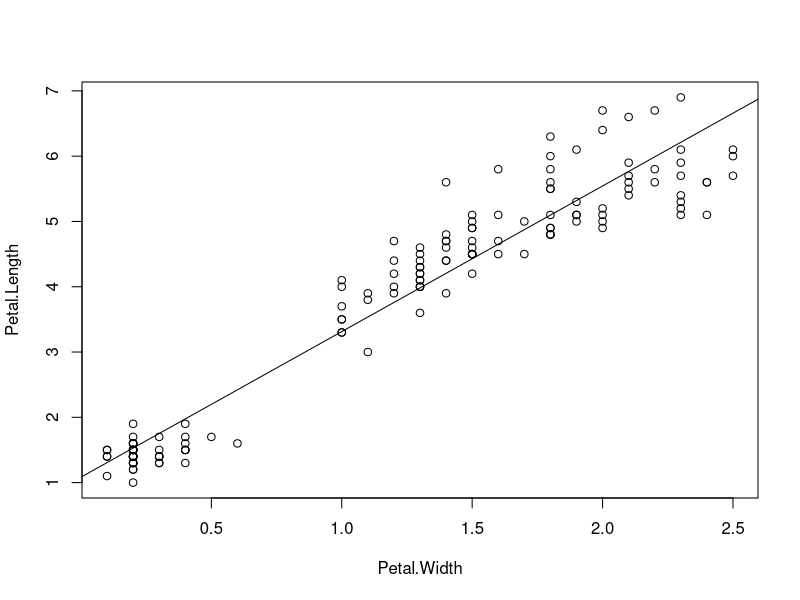
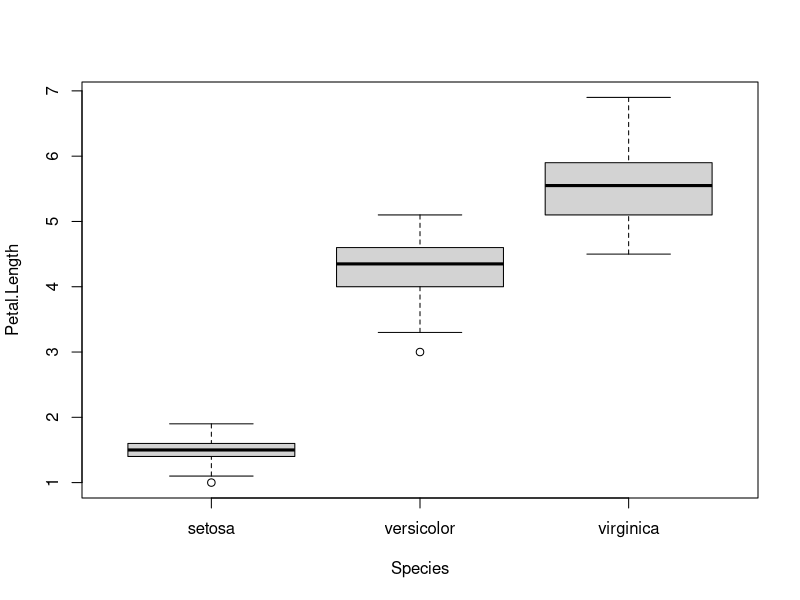
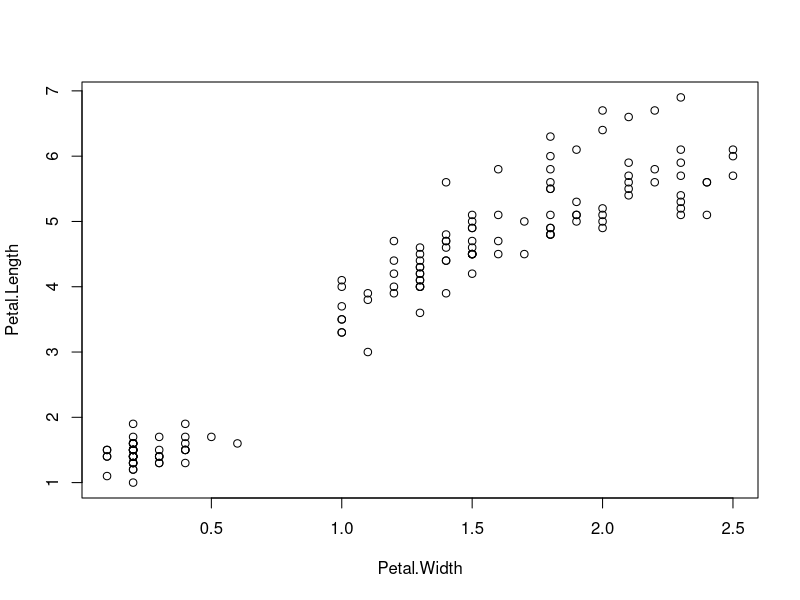
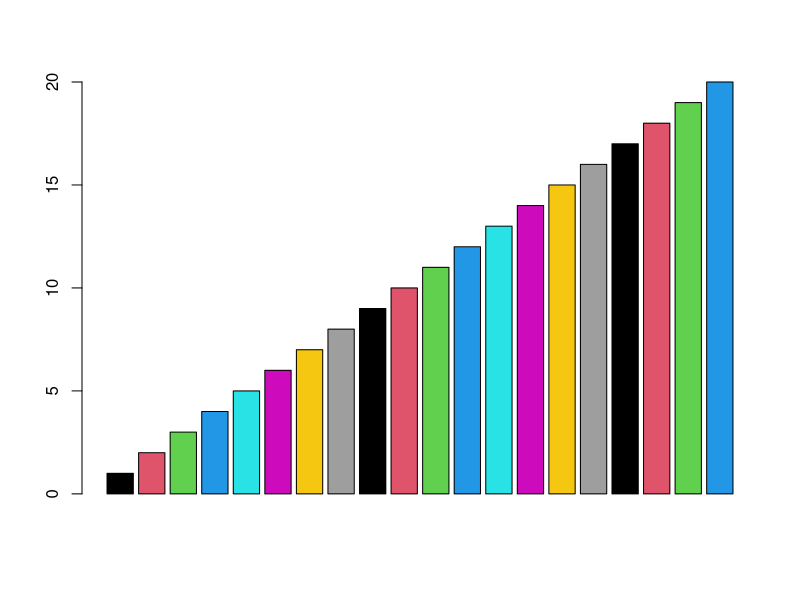
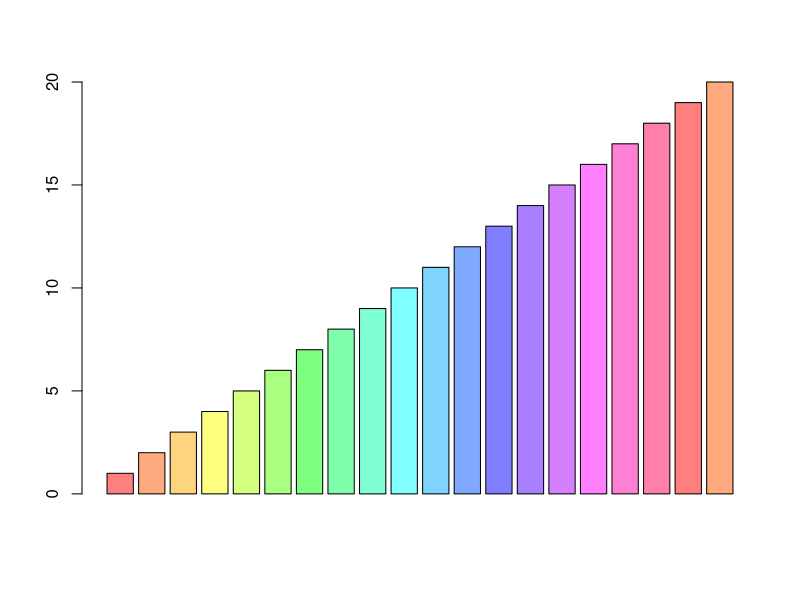
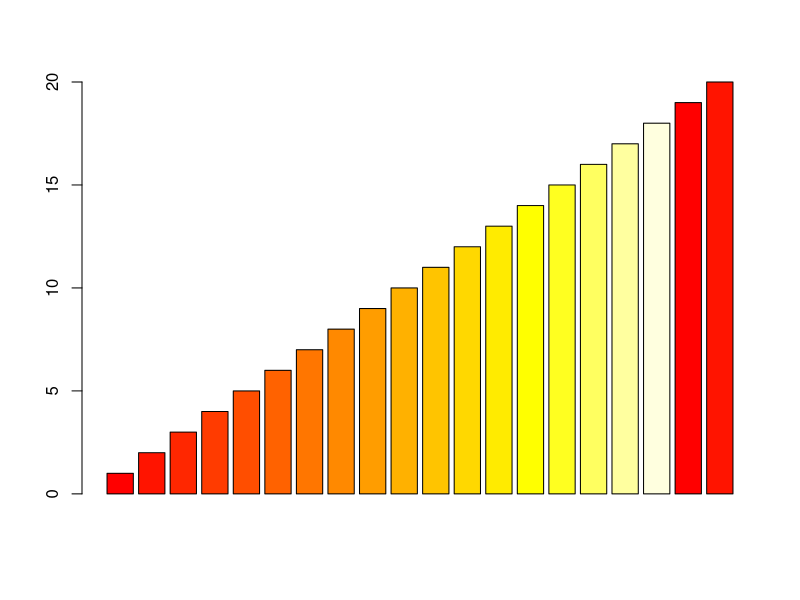
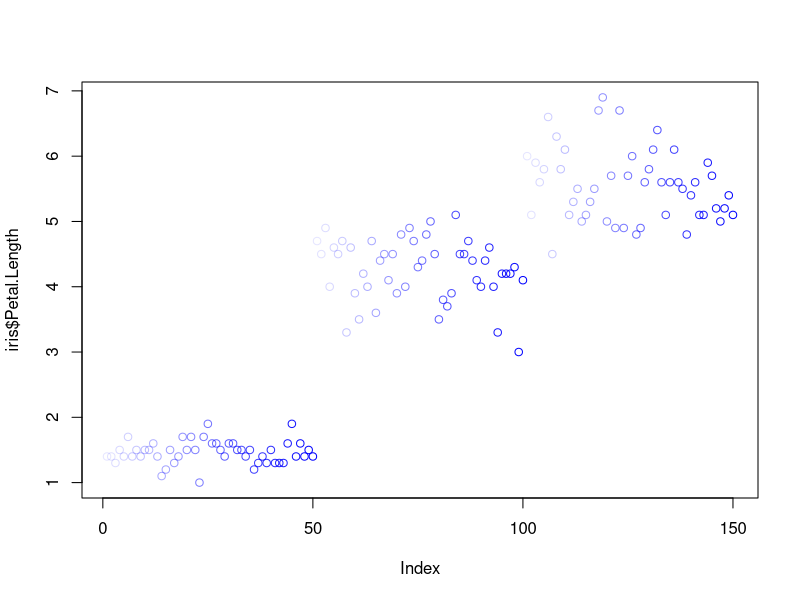

Reproduce these figures in R, in order.
## ---- chunk 1
plot(Petal.Length ~ Petal.Width, data=iris)
cor(iris$Petal.Length, iris$Petal.Width)
fit=lm(Petal.Length ~ Petal.Width, data=iris)  # very simple, very powerful, very common
str(fit)      # this is a more complicated object:  a "list" = bag of things
summary(fit)  # the function summary() knows what we want to see from a fit
abline(fit)   # abline can deal with "fit". plot fit-line on the top of current "device" --> opened by plot
## ---- chunk 2
sc=c(1,3)                      # select column by index
sr=grep("^v", iris$Species)    # select rows by logic statement
iris[,sc] 
iris[sr,]
## ---- chunk 3
boxplot( Petal.Length ~ Species, data = iris)
plot( Petal.Length ~ Petal.Width, data = iris)
## ---- chunk 4
v=1:4
names(v)=letters[1:4]
v
v=1:3  # redefine v (attributes "names" are lost)
v

######

h=3
w=4
A=h*w
A

h=7
A   # A is a variable, not a function
## ---- chunk 5
area = function(w,h) {  return(w*h) }
area(3,4)
## ---- chunk 6
cs=3
cv=rainbow(3)  # function(): rainbow(n, s=1, ....) returns vector with n elements
cv[1]          # accecc[]: pick element from vector
## ---- chunk 7
palette("default")               # optional: default
palette()
barplot(1:20,col=1:20)

palette(rainbow(18,alpha=0.5))   # explain this command
palette()
barplot(1:20,col=1:20)

palette(heat.colors(18))
barplot(1:20,col=1:20)
palette("default")                # reset to default
## ---- chunk 8
alpha=seq(0.1, 1.0, length.out = 50)   # control transparency
mc=rgb(0,0,1,alpha)                    # my colours
mc
plot(iris$Petal.Length,col=mc)


## ---- chunk 9
sqrt(2)
sin(pi)
1+2
## ---- chunk 10
# variable creation
x=exp(2)
v=sqrt(1:5)
names(v)=letters[1:5]

# variable access
v
v[3]    # by index
v["d"]  # by name
v[v<2]  # by logic

1:10 + c(1,2) # recycle
